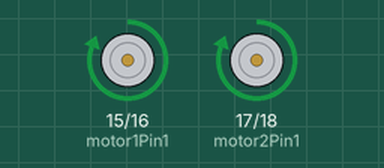
Simulated run of this sketch. Board: ESP32-S3. On the bench: motor-driver pin pairs drawn as motors (green arrow = first pin HIGH = forward, orange = second pin HIGH = backward, longer = more drive, scaled by the enable pin).

Above: at 0.1 s.
At 1.1 s:
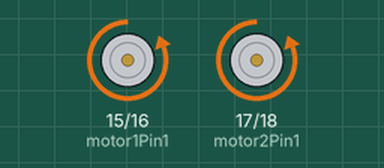
At 2.1 s:
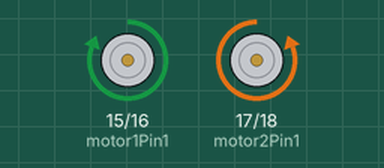
At 4.1 s:
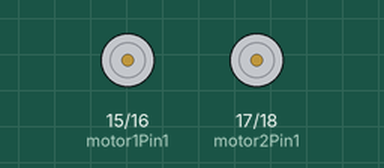
Timing chart, 0 to 5.6 s (numbered marks = the images above):
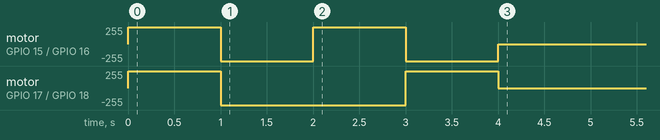

The sketch:

Test_Moteur.ino
```cpp
// Configuration des moteurs
int motor1Pin1 = 15; // Pin du moteur 1, direction 1
int motor1Pin2 = 16; // Pin du moteur 1, direction 2
int enable1Pin = 7;  // Pin d'activation du moteur 1
int motor2Pin1 = 17; // Pin du moteur 2, direction 1
int motor2Pin2 = 18; // Pin du moteur 2, direction 2
int enable2Pin = 8;  // Pin d'activation du moteur 2

// Paramètres PWM
const int freq = 30000;       // Fréquence PWM
const int resolution = 8;     // Résolution en bits
int dutyCycle = 255;          // Rapport cyclique (0-255)

void setup() {
  // Configurer les pins des moteurs comme sorties
  pinMode(motor1Pin1, OUTPUT);
  pinMode(motor1Pin2, OUTPUT);
  pinMode(enable1Pin, OUTPUT);
  pinMode(motor2Pin1, OUTPUT);
  pinMode(motor2Pin2, OUTPUT);
  pinMode(enable2Pin, OUTPUT);

  // Configurer les fonctionnalités PWM
  ledcAttach(enable1Pin, freq, resolution);
  ledcAttach(enable2Pin, freq, resolution);
  // Activer PWM
  ledcWrite(enable1Pin, dutyCycle);
  ledcWrite(enable2Pin, dutyCycle);

  // Marche Avant
  digitalWrite(motor1Pin1, HIGH);
  digitalWrite(motor1Pin2, LOW);
  digitalWrite(motor2Pin1, HIGH);
  digitalWrite(motor2Pin2, LOW);
  delay(1000);

  // Marche Arrière
  digitalWrite(motor1Pin1, LOW);
  digitalWrite(motor1Pin2, HIGH);
  digitalWrite(motor2Pin1, LOW);
  digitalWrite(motor2Pin2, HIGH);
  delay(1000);

  // Tourne sur place vers la droite
  digitalWrite(motor1Pin1, HIGH);
  digitalWrite(motor1Pin2, LOW);
  digitalWrite(motor2Pin1, LOW);
  digitalWrite(motor2Pin2, HIGH);
  delay(1000);

  // Tourne sur place vers gauche
  digitalWrite(motor1Pin1, LOW);
  digitalWrite(motor1Pin2, HIGH);
  digitalWrite(motor2Pin1, HIGH);
  digitalWrite(motor2Pin2, LOW);
  delay(1000);

  // Arreter les moteurs
  digitalWrite(motor1Pin1, LOW);
  digitalWrite(motor1Pin2, LOW);
  digitalWrite(motor2Pin1, LOW);
  digitalWrite(motor2Pin2, LOW);

}

void loop() {

}
```
